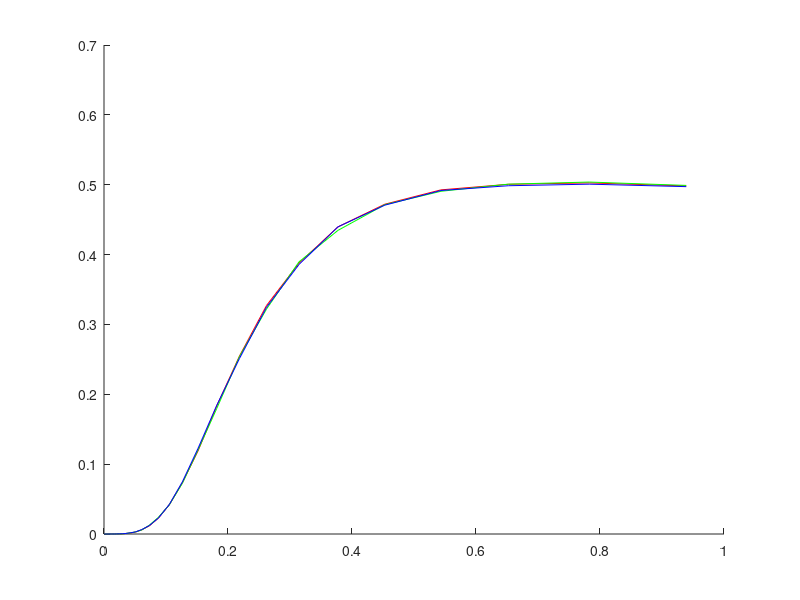

The MATLAB source for this figure: (Note: this script raises an error after producing the figure.)
cbers1 = [0.000024,0.000029,0.000035,0.000041,0.000050,0.000060,0.000072,0.000086,0.000103,0.000124,0.000149,0.000178,0.000214,0.000257,0.000308,0.000370,0.000444,0.000532,0.000639,0.000767,0.000920,0.001104,0.001325,0.001590,0.001908,0.002290,0.002747,0.003297,0.003956,0.004748,0.005697,0.006836,0.008204,0.009844,0.011813,0.014176,0.017011,0.020413,0.024496,0.029395,0.035275,0.042329,0.050795,0.060954,0.073145,0.087774,0.105329,0.126395,0.151674,0.182009,0.218411,0.262093,0.314511,0.377413,0.452896,0.543475,0.652170,0.782604,0.939125]

rbers1 = [0.000000,0.000000,0.000000,0.000000,0.000000,0.000000,0.000000,0.000000,0.000000,0.000000,0.000000,0.000000,0.000000,0.000000,0.000000,0.000000,0.000000,0.000000,0.000000,0.000000,0.000000,0.000000,0.000000,0.000000,0.000000,0.000000,0.000000,0.000000,0.000000,0.000000,0.000000,0.000000,0.000000,0.000019,0.000000,0.000019,0.000064,0.000096,0.000128,0.000185,0.000786,0.001374,0.002838,0.005989,0.011715,0.022932,0.041921,0.073258,0.118976,0.183657,0.254557,0.327023,0.387735,0.439665,0.472095,0.492631,0.500601,0.502576,0.498262]


cbers2 = [0.000024,0.000029,0.000035,0.000041,0.000050,0.000060,0.000072,0.000086,0.000103,0.000124,0.000149,0.000178,0.000214,0.000257,0.000308,0.000370,0.000444,0.000532,0.000639,0.000767,0.000920,0.001104,0.001325,0.001590,0.001908,0.002290,0.002747,0.003297,0.003956,0.004748,0.005697,0.006836,0.008204,0.009844,0.011813,0.014176,0.017011,0.020413,0.024496,0.029395,0.035275,0.042329,0.050795,0.060954,0.073145,0.087774,0.105329,0.126395,0.151674,0.182009,0.218411,0.262093,0.314511,0.377413,0.452896,0.543475,0.652170,0.782604,0.939125]

rbers2 = [0.000000,0.000000,0.000000,0.000000,0.000000,0.000000,0.000000,0.000000,0.000000,0.000000,0.000000,0.000000,0.000000,0.000000,0.000000,0.000000,0.000000,0.000000,0.000000,0.000000,0.000000,0.000000,0.000000,0.000000,0.000000,0.000000,0.000000,0.000000,0.000000,0.000000,0.000000,0.000013,0.000000,0.000000,0.000006,0.000019,0.000032,0.000051,0.000179,0.000179,0.000793,0.001579,0.002966,0.005835,0.012489,0.023840,0.041742,0.072721,0.120337,0.180014,0.253841,0.322063,0.389563,0.434667,0.471411,0.490598,0.500805,0.503809,0.499022]


cbers3 = [0.000024,0.000029,0.000035,0.000041,0.000050,0.000060,0.000072,0.000086,0.000103,0.000124,0.000149,0.000178,0.000214,0.000257,0.000308,0.000370,0.000444,0.000532,0.000639,0.000767,0.000920,0.001104,0.001325,0.001590,0.001908,0.002290,0.002747,0.003297,0.003956,0.004748,0.005697,0.006836,0.008204,0.009844,0.011813,0.014176,0.017011,0.020413,0.024496,0.029395,0.035275,0.042329,0.050795,0.060954,0.073145,0.087774,0.105329,0.126395,0.151674,0.182009,0.218411,0.262093,0.314511,0.377413,0.452896,0.543475,0.652170,0.782604,0.939125]

rbers3 = [0.000000,0.000000,0.000000,0.000000,0.000000,0.000000,0.000000,0.000000,0.000000,0.000000,0.000000,0.000000,0.000000,0.000000,0.000000,0.000000,0.000000,0.000000,0.000000,0.000000,0.000000,0.000000,0.000000,0.000000,0.000000,0.000000,0.000000,0.000000,0.000000,0.000000,0.000000,0.000000,0.000000,0.000000,0.000038,0.000019,0.000013,0.000121,0.000198,0.000403,0.000767,0.001707,0.002998,0.006353,0.012137,0.022888,0.042209,0.074575,0.122568,0.184501,0.251106,0.324632,0.385798,0.439697,0.470740,0.491742,0.498549,0.500780,0.497245]

hold on;
plot(cbers1, rbers1, 'red');
plot(cbers2, rbers2, 'green');
plot(cbers3, rbers3, 'blue');
h = legend('1','2', '10', 2); 
hold off;
xlabel('CH BER');
ylabel('RX BER');